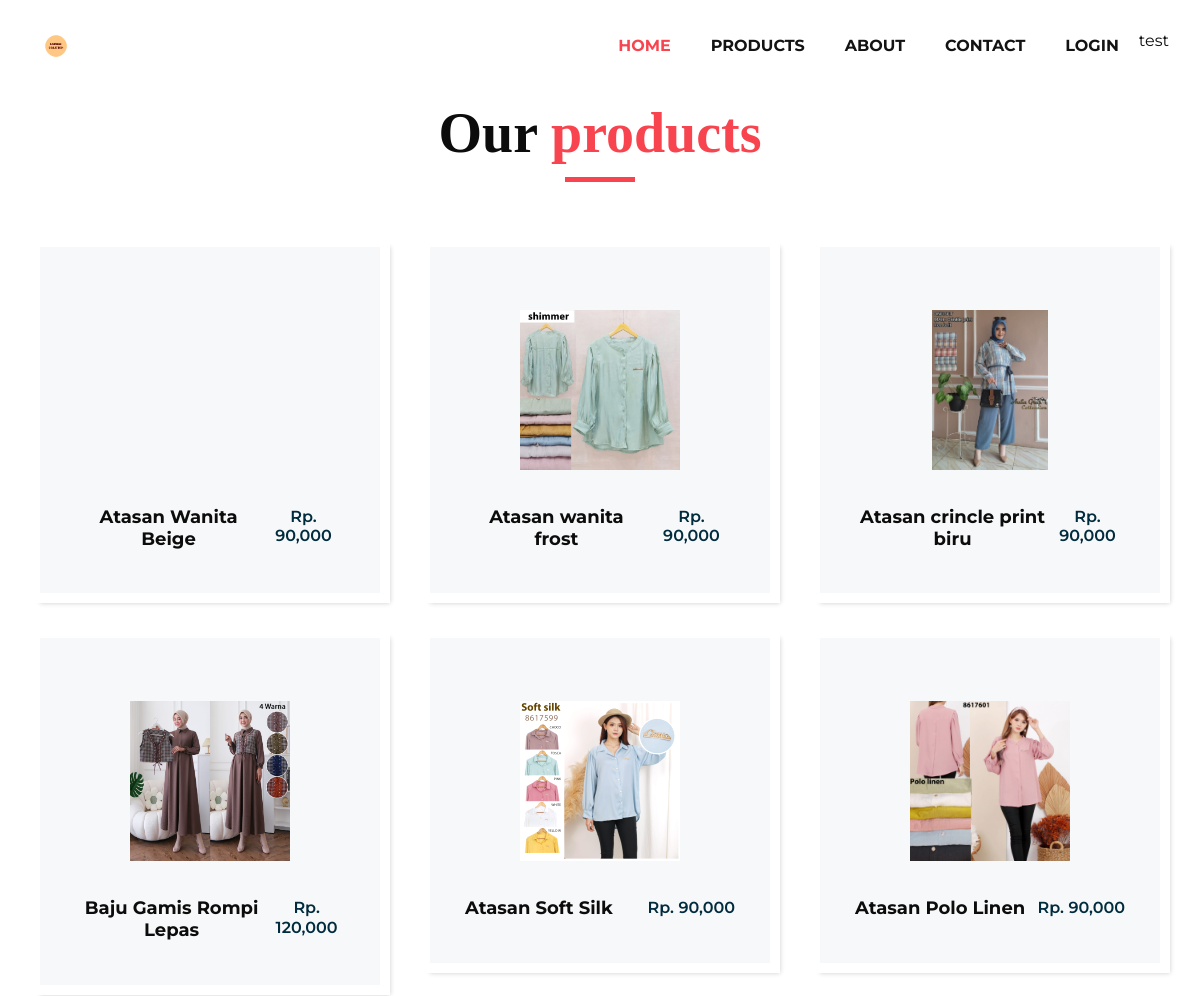
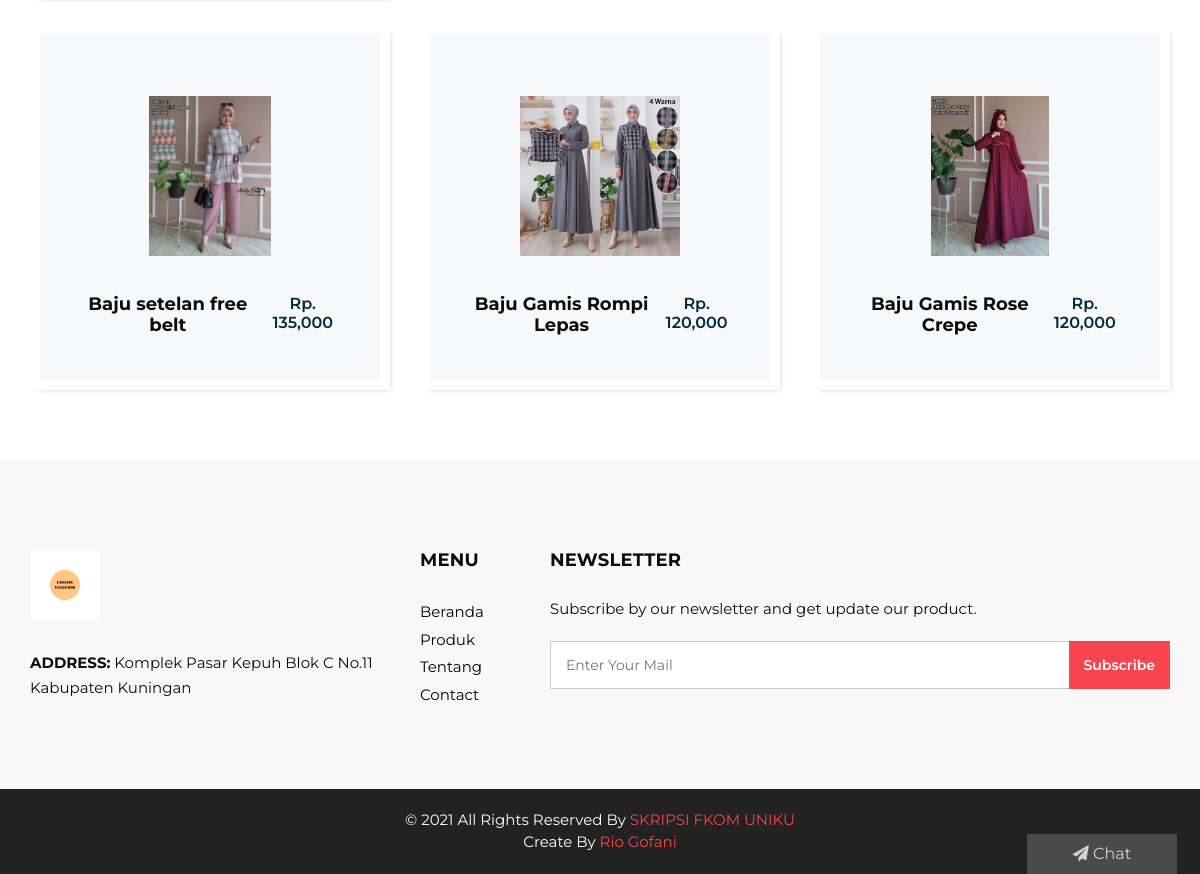
Page /index.php/welcome/view_all_product on the committed database (2 pictures, top to bottom).
### tables this page shows
CREATE TABLE `data_barang` (
  `id_barang` int(11) NOT NULL,
  `kode_barang` varchar(60) NOT NULL,
  `nama_barang` varchar(30) NOT NULL,
  `harga_barang` varchar(120) NOT NULL,
  `bahan` varchar(60) NOT NULL,
  `model` varchar(60) NOT NULL,
  `ukuran` varchar(60) NOT NULL,
  `stok_barang` varchar(120) NOT NULL,
  `tgl_input` varchar(10) NOT NULL,
  `deskripsi` text NOT NULL,
  `gambar` varchar(120) NOT NULL
);

### application/helpers/template_helper.php (called while the page is built, shortened)
<?php
function frontEnd($passing_file, $passing_data = ""){
	$ci = get_instance();
	$ci->load->view('partition/user/head', $passing_data);
	$ci->load->view('partition/user/header', $passing_data);
	$ci->load->view($passing_file, $passing_data);
}

### application/controllers/Welcome.php (called while the page is built, shortened)
<?php
class Welcome extends CI_Controller {
	function view_all_product(){
		$data = array();
		if ($this->m_produk->getAll() != null) {
			$data = [
				'title' => "E-Commerce",
				'data' => $this->m_produk->getAll(),
				'totalItems' => $this->cart->total_items()
			];
		}else{
			$data = [
				'title' => "E-Commerce",
				'data' => null,
				'totalItems' => $this->cart->total_items()
			];
		}
		frontEnd("user/product", $data);
	}
}

### index.php (called while the page is built, shortened)
<?php
require_once BASEPATH.'core/CodeIgniter.php';

### application/models/M_produk.php (called while the page is built, shortened)
<?php
class M_produk extends CI_Model {
	function getAll(){
		$data = $this->db->get('data_barang');
		if ($data->num_rows() > 0) {
			return $data->result_object();
		}else{
			return false;
		}
	}
}

### application/views/user/product.php (the view, shortened to what this page needs)
<section class="product_section layout_padding">
   <div class="container">
      <div class="heading_container heading_center">
         <h2 id="shopNow">
            Our <span>products</span>
         </h2>
      </div>
      <div class="row">
         <?php if($data != null){ foreach($data as $val){ ?>
            <div class="col-sm-6 col-md-4 col-lg-4">
               <div class="box">
                  <div class="img-box">
                     <img src="<?= base_url("assets/uploads/foto_produk/") ?><?= $val->gambar ?>" alt="">
                  </div>
                  <div class="detail-box">
                     <h5>
                        <?= $val->nama_barang; ?>
                     </h5>
                     <h6>Rp.
                        <?= number_format($val->harga_barang) ?>
                     </h6>
                  </div>
               </div>
            </div>
         <?php }}else{ ?>
            <p class="text-center text-danger w-100">Belum ada Produk</p>
         <?php } ?>
      </div>
   </div>
</section>

### assets/css/style.css (style rules this page uses)
* { box-sizing: border-box; }
body { font-family: 'Montserrat', sans-serif; color: #0c0c0c; background-color: #ffffff; overflow-x: hidden; }
.layout_padding { padding: 70px 0; }
h1, h2 { font-family: 'Playfair Display', serif; }
.heading_container { display: -webkit-box; display: -ms-flexbox; display: flex; -webkit-box-orient: vertical; -webkit-box-direction: normal; -ms-flex-direction: column; flex-direction: column; -webkit-box-align: start; -ms-flex-align: start; align-items: flex-start; }
.heading_container h2 { position: relative; margin-bottom: 0; font-size: 3.5rem; font-weight: bold; }
.heading_container h2::after { content: ""; display: block; width: 70px; height: 5px; background: #f7444e; margin: 10px auto 10px; }
.heading_container h2 span { color: #f7444e; }
.heading_container.heading_center { -webkit-box-align: center; -ms-flex-align: center; align-items: center; text-align: center; }
.product_section .heading_container { margin-bottom: 20px; }
.product_section .box { position: relative; margin-top: 25px; padding: 35px 35px; background-color: #f7f8f9; -webkit-transition: all .3s; transition: all .3s; overflow: hidden; box-shadow: 5px 5px 5px -5px rgba(0,0,0,.2); border: solid #fff 10px; }
.product_section .box .img-box { display: -webkit-box; display: -ms-flexbox; display: flex; -webkit-box-pack: center; -ms-flex-pack: center; justify-content: center; -webkit-box-align: center; -ms-flex-align: center; align-items: center; height: 215px; }
.product_section .box .img-box img { max-width: 100%; max-height: 160px; -webkit-transition: all .3s; transition: all .3s; }
.product_section .box .detail-box { text-align: center; display: -webkit-box; display: -ms-flexbox; display: flex; -webkit-box-pack: justify; -ms-flex-pack: justify; justify-content: space-between; }
.product_section .box .detail-box h5 { font-size: 18px; margin-top: 10px; }
.product_section .box .detail-box h6 { margin-top: 10px; color: #002c3e; font-weight: 600; }
.detail-box h5 { font-size: 21px; font-weight: 700; }

### assets/css/responsive.css (style rules this page uses)
@media (min-width: 1200px) { .container { max-width: 1170px; } }

### rows in the picture
data_barang: nama_barang "Atasan Wanita Beige", harga_barang "90,000"
data_barang: gambar (picture), nama_barang "Atasan wanita frost", harga_barang "90,000"
data_barang: gambar (picture), nama_barang "Atasan crincle print biru", harga_barang "90,000"
data_barang: gambar (picture), nama_barang "Baju Gamis Rompi Lepas", harga_barang "120,000"
data_barang: gambar (picture), nama_barang "Atasan Soft Silk", harga_barang "90,000"
data_barang: gambar (picture), nama_barang "Atasan Polo Linen", harga_barang "90,000"
data_barang: gambar (picture), nama_barang "Baju setelan free belt", harga_barang "135,000"
data_barang: gambar (picture), nama_barang "Baju Gamis Rompi Lepas", harga_barang "120,000"
data_barang: gambar (picture), nama_barang "Baju Gamis Rose Crepe", harga_barang "120,000"
